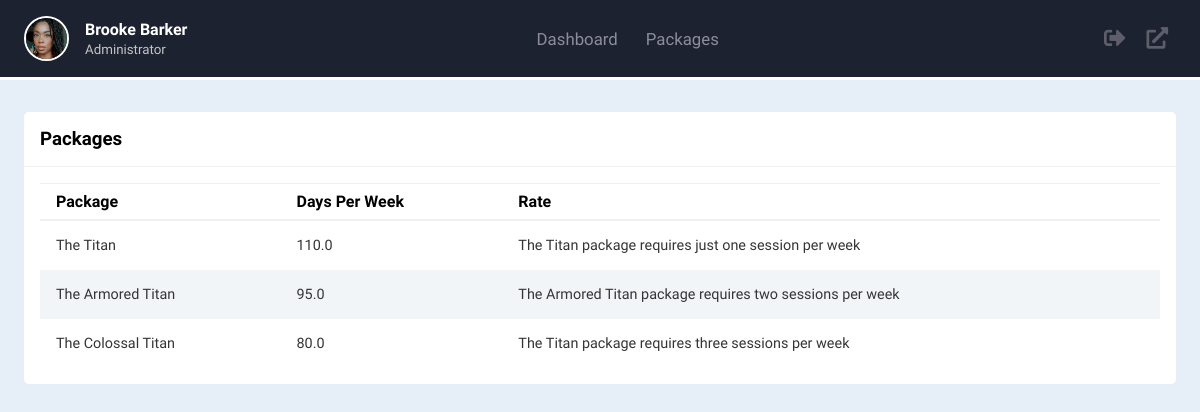
Page /packages/ on the committed database.
### accounts/models.py (models this page shows, shortened)
class Package(models.Model):
    name = models.CharField(max_length=200, null=True)
    hourly_rate = models.FloatField(null=True)
    description = models.CharField(max_length=200, null=True)
    date_created = models.DateTimeField(auto_now_add=True, null=True)

### accounts/views.py (the view)
# urls.py: path('packages/', views.packages, name="packages"),
def packages(request):
    packages = Package.objects.all()
    return render(request,'accounts/packages.html', {'packages': packages})

### accounts/templates/accounts/packages.html (shortened to what this page needs)
{% extends 'accounts/main.html' %}
{% block content %}
{% include 'accounts/dashboard-navbar.html' %}
    <div class="main-content">
        <main>
            <div class="client-list-wrapper">
                <div class="client-list-header">
                    <h3>Packages</h3>
                </div>
                <div class="client-list-body">
                    <div class="table-responsive">
                        <table width="100%">
                            <thead>
                                <tr>
                                    <th>Package</th>
                                    <th>Days Per Week</th>
                                    <th>Rate</th>
                                </tr>
                            </thead>
                            {% for i in packages %}
                                <tr>
                                    <td>{{i.name}}</td>
                                    <td>{{i.hourly_rate}}</td>
                                    <td>{{i.description}}</td>
                                </tr>
                            {% endfor %}
                        </table>
                    </div>
                </div>
            </div>
        </main>
    </div>
{% endblock %}

### static/css/main.css (style rules this page uses)
* { box-sizing: border-box; margin: 0; padding: 0; list-style-type: none; text-decoration: none; font-family: "Kumbh Sans", sans-serif; }
.main-content { height: 80vh; }
.main-content main { margin-top: 80px; padding: 2rem 1.5rem; background: #e6eff7; min-height: calc(100vh - 75px); }
.client-list-wrapper { background: #fff; border-radius: 5px; }
.client-list-header, .client-list-body { padding: 1rem; }
.client-list-header { display: flex; justify-content: space-between; align-items: center; border-bottom: 1px solid #f0f0f0; }
.client-list-body table { border-collapse: collapse; }
.client-list-body thead { border-top: 1px solid #f0f0f0; border-bottom: 2px solid #f0f0f0; }
.client-list-body thead th { font-weight: 600; text-align: left; padding: .5rem 1rem; }
.client-list-body tr:nth-child(even) { background-color: #f1f5f7; }
.client-list-body td { padding: 1rem; font-size: .9rem; color: rgb(53, 53, 53); }
.table-responsive { width: 100%; overflow-x: auto; }

### static/css/variables.css (style rules this page uses)
:root { --offwhite: #e8e3dc; --seasalt: #ced9df; --oceanbay: #50d5d5; --deepsea: #6427f4; --slateblue: #3827f4; --darkgrey: #141414; --litegrey: #c4c4c4; --pink: #e91672; --text-dark: #1d2231; --text-grey: #8390a2; --text-med: #9d9d9d; }

### rows in the picture
Package: name "The Titan", hourly_rate "110.0", description "The Titan package requires just one session per week"
Package: name "The Armored Titan", hourly_rate "95.0", description "The Armored Titan package requires two sessions per week"
Package: name "The Colossal Titan", hourly_rate "80.0", description "The Titan package requires three sessions per week"
